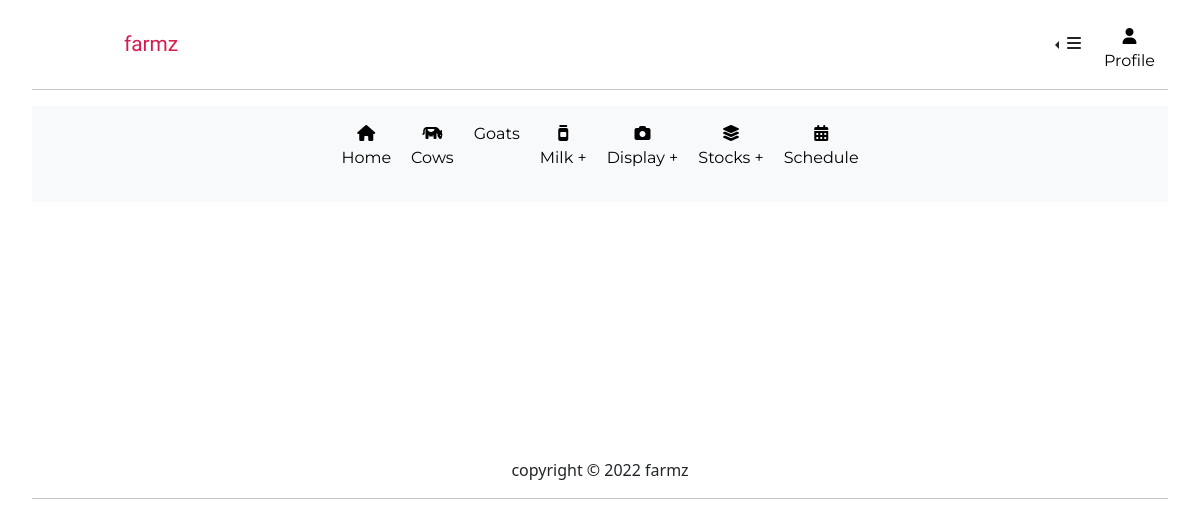
The app's page /cows/medicineList/, older data.
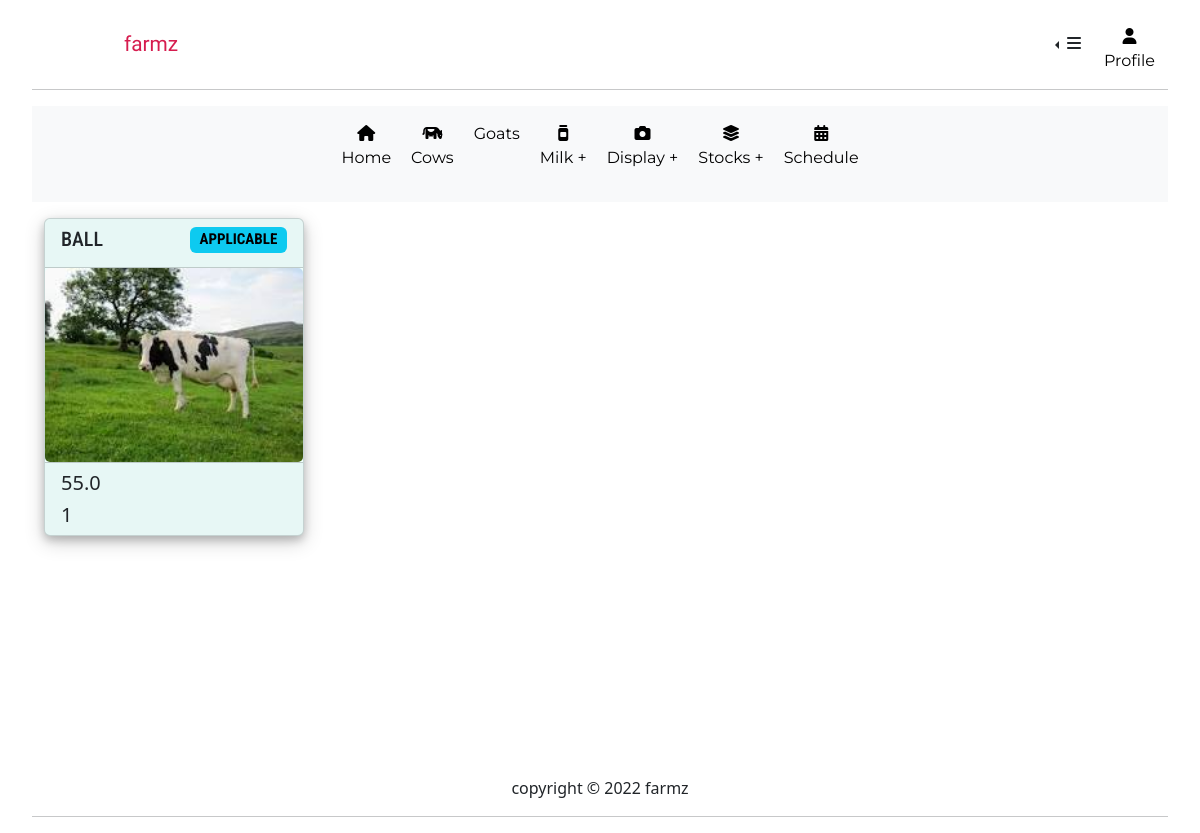
The same page, newer data.
### cows/models.py (models this page shows, shortened)
class Medicine(models.Model):
	name=models.CharField(max_length=300)
	price=models.FloatField()
	expiration_date=models.DateField()
	quantity=models.IntegerField(default=1)
	image=models.ImageField(upload_to="cowMeicines/",default='cowMedicine.jpg')
	def get_validity(self):
		if self.expiration_date < date.today():
			return True
		else:
			return False

### cows/views.py (the view)
# urls.py: path('medicineList/',medicineList,name='medicineList'),
def medicineList(request):
	medicines=Medicine.objects.all()
	return render(request,"cows/medicineList.html",{"medicines":medicines})

### cows/templates/cows/medicineList.html
{%extends 'farmapp/base.html'%}
{%load crispy_forms_tags%}
{%block content%}
	<div class="row">
		{%for medicine in medicines%}
		<div class="col-lg-3">
			<div class="card card-middle">
				<div class="card-header">
					<h5 class="card-title">{{medicine.name}}
						{%if medicine.get_validity == True%}
						<span class="badge text-bg-warning" style="float: right;">Expired</span>
						{%else%}
						<span class="badge text-bg-info" style="float: right;">Applicable</span>
						{%endif%}
					</h5>
				</div>
				<div class="card-body img-body">
					<div class="cardimg">
						<img src="{{medicine.image.url}}" class="card-img" alt="...">
					</div>
				</div>
				<div class="card-footer cardfooter-middle">
					<h5 class="card-text">{{medicine.price}}</h5>
					<h5 class="card-text">{{medicine.quantity}}</h5>
				</div>
			</div>
		</div>
		{%endfor%}
	</div>
{%endblock content%}

Row changes from the older to the newer data that the page shows:
added Medicine: name "BALL", expiration_date "APPLICABLE", image (picture), price "55.0", quantity "1"
